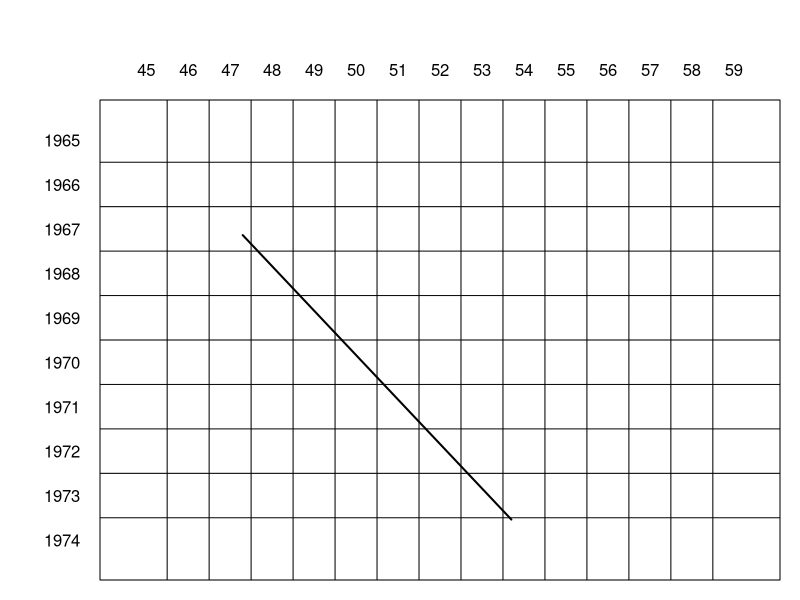

Recreate this plot in R.
## ---- chunk 1
library(survival)
options(show.signif.stars = FALSE)  # display statistical intelligence

pfit1 <- pyears(Surv(futime, death) ~ sex + cut(age, c(30, 50, 70, 100)), 
                data = mgus)

round(1000* pfit1$event/pfit1$pyears, 1)
## ---- chunk 2
pfit1$event

pfit1$pyears

temp <- glm(pfit1$event[1,1] ~ 1+ offset(log(pfit1$pyears[1,1])), family = poisson)
summary(temp)$coefficients

1000* exp(c(rate= -3.584, lower= -3.584 - 1.96*.267, upper= -3.584 + 1.96* .267))
## ---- chunk 3
temp2 <- (broom::tidy(temp, conf.int=T, exponentiate=T))
temp2$rate <- temp2$estimate*1000
temp2$conf.low <- temp2$conf.low*1000
temp2$conf.high <- temp2$conf.high*1000
print(data.frame(temp2[,c('rate','conf.low','conf.high')]))


1000*exp(confint(temp))
## ---- chunk 4
mgus$agegrp <- cut(mgus$age, c(30, 50, 70, 100), c("30-50", "50-70", "70+"))
gfit <- glm(death ~ sex + agegrp + offset(log(futime)),
                              poisson, data = mgus)
summary(gfit)
## ---- chunk 5
opar <- par(mar=c(1,5,5,1))
# make a box and put lines on it
plot(c(45, 60), c(1965, 1975), type='n', xaxt='n', yaxt='n', xlab='', ylab='')
abline(v=46:59)
abline(h=1966:1974)
axis(2, 1965:1974 + .5, 1974:1965, las=2, tick=FALSE, col='gray')
axis(3, 45:59 + .5, 45:59, las=1, tick=FALSE, col='gray')
segments(47.8, 1972.36,  54.2, 1965.96, lwd=2)
par(opar)
## ---- chunk 6
ytemp <- tcut(as.Date("1967-08-24"), as.Date(paste0(1964:1974, "-12-31")),
              1965:1974)
atemp <- tcut(17459, floor(44:60 * 365.25 -1), 45:60)
pfit2 <- pyears(Surv(2338, 1) ~ atemp + ytemp, scale=1)
pfit2$pyears[3:12,2:10]
## ---- chunk 7
data1 <- subset(jasa, futime >0)
data1$id <- 1:nrow(data1)
# etime = time since enrollment, year = year of enrollment
etime <- tcut(rep(0, nrow(data1)), floor(c(0, .25, 1,2, 5)*365.25), 
                  label= c("0-3 m", "3-12 m", "1-2 y", "2-5 y"))
data1$year <- as.numeric(format(data1$accept.dt, "%Y"))
jfit1 <- pyears(Surv(futime, fustat) ~ year + etime, data1, scale=30.5)
jfit1$off
jfit1$event
round(jfit1$pyears)  # total months of FU
## ---- chunk 8
jfit2 <-  pyears(Surv(futime, fustat) ~ year + etime + hla.a2, data1,
                 scale= 30.5, data.frame=TRUE)
dim(jfit2$data)
jfit2$data[1:5,]
gfit2 <- glm(event ~ year + etime + hla.a2 + offset(log(pyears)),
             family=poisson, data= jfit2$data)
summary(gfit2)
## ---- chunk 9
data2 <- survSplit(Surv(futime, fustat) ~., data1,
                   cut= floor(c(.25, 1, 2,5)* 365.25), episode= "egrp")
table(table(data2$id))
subset(data2, id %in% 6:8, c(id, tstart, futime, fustat, egrp))
## ---- chunk 10
data2$etime <- factor(data2$egrp, 1:4, c("0-3 m", "3-12 m", "1-2 y", "2-5 y"))
data2$pyears <- (data2$futime - data2$tstart)/30.5
gfit2b <- glm(fustat ~ year + etime + hla.a2 + offset(log(pyears)),
              family= poisson, data= data2)
all.equal(coef(gfit2), coef(gfit2b))

nrow(data2)
nrow(jfit2$data)
## ---- chunk 11
data1$ageday <- as.numeric(data1$accept.dt - data1$birth.dt)
data3a <- tmerge(data1[,c("id", "hla.a2", "age", "ageday","year")], data1, 
                 id=id, 
                 death = event(futime, fustat),
                 transplant = tdc(tx.date - accept.dt))

# now add time since enrollment
data3b <- survSplit(Surv(tstart, tstop, death) ~ .,  data3a,
                   cut=c(91, 365, 730), episode= "egrp")

# Add current age
data3c <- data3b
data3c$age1 <- data3c$ageday + data3c$tstart
data3c$age2 <- data3c$ageday + data3c$tstop
data3c <- survSplit(Surv(age1, age2, death) ~ ., data3c,
                   cut= round(2:65 * 365.25), episode= "iage")
print(data3c[7:15, -c(2,4)])

c(data1= nrow(data1), data3a = nrow(data3a), data3b= nrow(data3b), 
  data3c= nrow(data3c))
## ---- chunk 12
data3c$days <- with(data3c, age2 - age1)  # time in days
gfit2c <- glm(death ~ year + factor(egrp) + hla.a2 + offset(log(days)),
              family= poisson, data= data3c)

round(rbind(coef(gfit2), coef(gfit2c)), 4)

gfit3 <- glm(death ~ transplant + factor(egrp) + iage + offset(log(days)),
             family= poisson, data= data3c)
## ---- chunk 13
names(dimnames(survexp.us))
jfit3 <- pyears(Surv(futime, fustat) ~ year + etime, data1,
                ratetable = survexp.us,
                rmap= list(age= age*365.25, sex='m', year=accept.dt))
round(jfit3$expect, 4)

smr <- jfit3$event/ jfit3$expect
round(smr)
## ---- chunk 14
# restore day1, day2 to data3c, and the date at the start of each interval
data3c$day1 <- data3c$age1 - data3c$ageday
data3c$day2 <- data3c$age2 - data3c$ageday
data3c$date <- data3c$day1 + data1$accept.dt[match(data3c$id, data1$id)]

data3c$expect <- survexp( (age2-age1) ~ 1, data = data3c,
                         ratetable= survexp.us,
                         rmap=list(age=age1, sex='m', year=date),
                         method="individual.h")

gsmr <- glm(death ~  transplant + factor(egrp) + iage + offset(log(expect)),
            family= poisson, data=data3c)

round(rbind(gfit3= coef(gfit3), gsmr= coef(gsmr)), 3)
